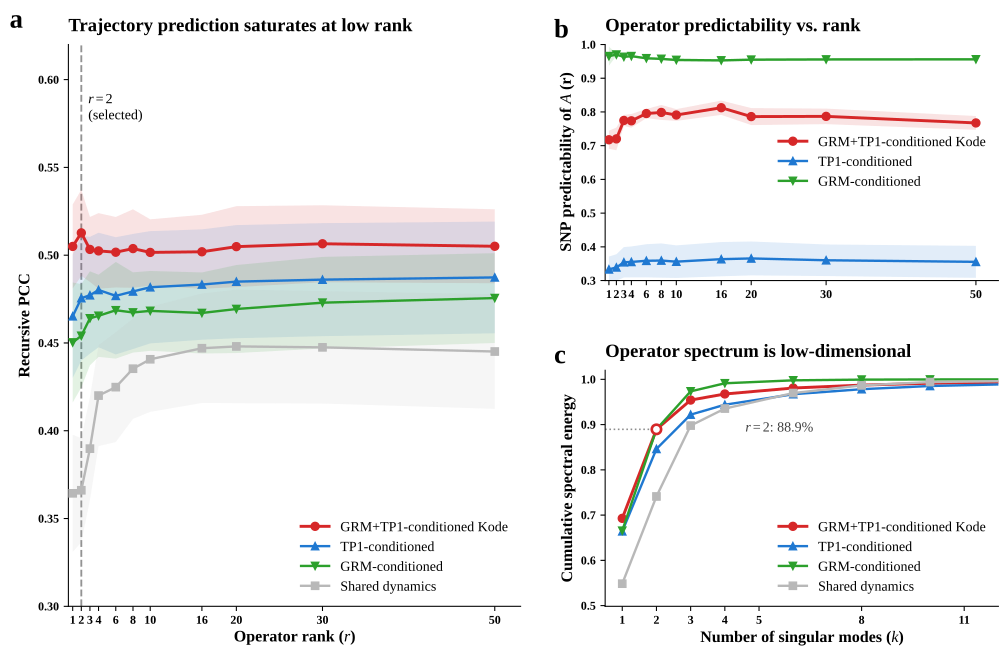

Reproduce this figure in Python.
# -*- coding: utf-8 -*-
"""fig_rank.py — rank 分析 (玉米; abc 三面板 5 条线)

数据 (同目录): fig_rank_data.csv   长表: panel, dataset, series, x, mean, sd
输出 (同目录): fig_rank.svg

  a 轨迹预测 PCC vs rank          full / tp1 / grm / shared
  b 算子 A 的 SNP 可预测性 vs rank  同上
  c 累积谱能量 vs 模态数            full / tp1 / grm / shared —— 仅玉米

series 的线型/颜色在 SERIES_STYLE 里改; 数据里没有的 series 自动跳过。
"""
import os
import numpy as np
import pandas as pd
import matplotlib
matplotlib.use("Agg")
import matplotlib.pyplot as plt
from matplotlib.gridspec import GridSpec

HERE = os.path.dirname(os.path.abspath(__file__))
CSV  = os.path.join(HERE, "fig_rank_data.csv")
DS   = "maize"          # 本图只用玉米

plt.rcParams.update({
    "font.family": "serif", "font.serif": ["Times New Roman", "DejaVu Serif"],
    "font.size": 10.5, "axes.labelweight": "bold", "axes.titleweight": "bold",
    "mathtext.fontset": "custom", "mathtext.rm": "Times New Roman",
    "mathtext.it": "Times New Roman:italic", "mathtext.bf": "Times New Roman:bold",
    "savefig.dpi": 300, "figure.dpi": 110, "svg.fonttype": "none",
})

# 画图顺序 + 样式（要改线/加线就改这里）
SERIES_STYLE = {
    "full":      dict(color="#d62728", marker="o", ls="-",  lw=2.2, ms=6.0,
                      label="GRM+TP1-conditioned Kode"),
    "shared":    dict(color="#b8b8b8", marker="s", ls="-",  lw=1.8, ms=5.5,
                      label="Shared dynamics"),
    "tp1":       dict(color="#1f78d1", marker="^", ls="-",  lw=1.8, ms=5.5,
                      label="TP1-conditioned"),
    "grm":       dict(color="#2ca02c", marker="v", ls="-",  lw=1.8, ms=5.5,
                      label="GRM-conditioned"),
}
ORDER = ["full", "tp1", "grm", "shared"]
# 某些 panel 不画某些 series: 全0(shared) 的算子无方差, 求 SNP 可预测性无定义
EXCLUDE = {"b": {"shared"}}

def get(d, panel, s):
    sub = d[(d.panel == panel) & (d.dataset == DS) & (d.series == s)].sort_values("x")
    return sub["x"].values, sub["mean"].values, sub["sd"].values

def draw(ax, d, panel, with_band=True):
    """按 ORDER 画所有存在于数据里的 series, 返回图例句柄"""
    handles = []
    excl = EXCLUDE.get(panel, set())
    for s in ORDER:
        if s in excl:
            continue
        x, y, sd = get(d, panel, s)
        if len(x) == 0 or not np.isfinite(y).any():
            continue
        st = SERIES_STYLE[s]
        if with_band and np.isfinite(sd).any():
            ax.fill_between(x, y - sd, y + sd, color=st["color"], alpha=0.13, lw=0, zorder=2)
        ln, = ax.plot(x, y, marker=st["marker"], ms=st["ms"], lw=st["lw"],
                      ls=st["ls"], color=st["color"], zorder=3)
        handles.append(ln)
    return handles

def main():
    d = pd.read_csv(CSV)
    fig = plt.figure(figsize=(12.5, 7.6))
    gs = GridSpec(2, 2, width_ratios=[1.15, 1.0], height_ratios=[1.0, 1.0],
                  wspace=0.20, hspace=0.38)
    ax1 = fig.add_subplot(gs[:, 0]); ax2 = fig.add_subplot(gs[0, 1]); ax3 = fig.add_subplot(gs[1, 1])

    # ---- a ----
    h = draw(ax1, d, "a")
    ax1.axvline(2, ls="--", lw=1.4, color="gray", alpha=0.85, zorder=1)
    ax1.text(2.8, 0.592, r"$r=2$" + "\n(selected)", fontsize=10.5, va="top")
    ax1.set_title("Trajectory prediction saturates at low rank", loc="left",
                  fontsize=14, fontweight="bold", pad=10)
    ax1.set_xlabel(r"Operator rank ($r$)", fontsize=12); ax1.set_ylabel("Recursive PCC", fontsize=12)
    ax1.set_xlim(0.5, 53); ax1.set_ylim(0.30, 0.62)
    xr = get(d, "a", "full")[0]
    ax1.set_xticks(xr)
    ax1.legend(handles=h, labels=[SERIES_STYLE[s]["label"] for s in ORDER
               if len(get(d, "a", s)[0])], frameon=False, fontsize=10.5, loc="lower right")

    # ---- b ----
    h = draw(ax2, d, "b")
    ax2.set_title("Operator predictability vs. rank", loc="left",
                  fontsize=14, fontweight="bold", pad=10)
    ax2.set_ylabel(r"SNP predictability of $A$ (r)", fontsize=12)
    ax2.set_xlim(0.5, 53); ax2.set_ylim(0.3, 1.0)
    ax2.set_xticks(xr)
    ax2.legend(handles=h, labels=[SERIES_STYLE[s]["label"] for s in ORDER
               if s not in EXCLUDE.get("b", set()) and len(get(d, "b", s)[0])],
               frameon=False, fontsize=10.5, loc="center right")

    # ---- c (仅玉米) ----
    h = draw(ax3, d, "c", with_band=False)
    # ---- rank=2 时 full 算子所占的谱能量份额 (不再标 90% 线: 想说明的是 r=2 已占很大份额) ----
    _xf, _yf, _ = get(d, "c", "full")
    _k2 = int(np.where(_xf == 2)[0][0])
    _y2 = float(_yf[_k2])
    ax3.hlines(_y2, 0.5, 2, ls=":", lw=1.2, color="0.55", zorder=1)
    ax3.plot([2], [_y2], marker="o", ms=7, mfc="white",
             mec=SERIES_STYLE["full"]["color"], mew=2.0, zorder=5)
    # 2026-09-22: 原来放在 x=2.5 会压在 k=2~4 的曲线交叠区上, 右移到曲线下方的空白楔形区
    ax3.text(4.6, _y2, r"$r=2$: %.1f%%" % (100 * _y2), fontsize=10.5, va="center", color="0.25")
    ax3.set_title("Operator spectrum is low-dimensional", loc="left",
                  fontsize=14, fontweight="bold", pad=10)
    ax3.set_xlabel(r"Number of singular modes ($k$)", fontsize=12)
    ax3.set_ylabel("Cumulative spectral energy", fontsize=12)
    # y 轴自适应: 按 x 显示范围内的所有点定下限, 避免低 k 的点被裁掉
    _vals = []
    for _s in ORDER:
        _xs, _ys, _sd = get(d, "c", _s)
        _vals += [float(_v) for _xx, _v in zip(_xs, _ys) if _xx <= 12 and np.isfinite(_v)]
    ax3.set_xlim(0.5, 12); ax3.set_ylim(min(_vals) - 0.05, 1.02)
    ax3.set_xticks([1,2,3,4,5,8,11])
    ax3.legend(handles=h, labels=[SERIES_STYLE[s]["label"] for s in ORDER
               if len(get(d, "c", s)[0])], frameon=False, fontsize=10.5, loc="lower right")

    for ax, lab in [(ax1, "a"), (ax2, "b"), (ax3, "c")]:
        ax.spines["top"].set_visible(False); ax.spines["right"].set_visible(False)
        ax.tick_params(axis="both", labelsize=9)
        for t in ax.get_xticklabels() + ax.get_yticklabels():
            t.set_fontweight("bold")
        ax.text(-0.13, 1.03, lab, transform=ax.transAxes, fontsize=20, fontweight="bold")

    fig.tight_layout()
    out = os.path.join(HERE, "fig_rank.svg")
    fig.savefig(out, bbox_inches="tight")
    print("saved ->", out)
    plt.close(fig)

if __name__ == "__main__":
    print("data ->", CSV, "| dataset =", DS)
    main()
